Frame 1 (no input): blank canvas, image omitted
Frame 60 (the mouse pressed at the canvas centre just before this capture): blank canvas, image omitted
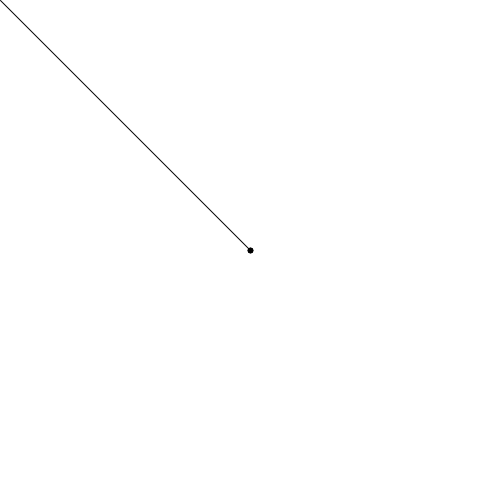
Frame 120 (the mouse held since frame 60 and released just before this capture)

The Processing sketch whose frames 1 and 60 were blank and that drew this single picture after the mouse press (run headless with seeded random() and noise(); from frame 60 on, the mouse is pressed at the canvas centre):

// Processing sketch: processing_75887
// ── processing_75887.pde


 int i= 0;
void setup () {
  size(500, 500);
  
  background(255);
} 
void draw() {
  
  
  if (mousePressed==true) {
    line(mouseX, mouseY, pmouseX, pmouseY);
 
    strokeWeight(random(i));
    i= 6;
  }
 
 
  {
   
    if (keyPressed) {
      if (key == 'l') {
        ellipse(mouseX, mouseY, pmouseX, pmouseY);
        fill( random(255), random(255), random(255), random(255));
         noStroke();
      }
 
      if (keyPressed) {
        if (key=='e') {
          rect(mouseX, mouseY, 30, 30);
          fill(random(255), random(255), random(255), random(255));
           noStroke();
        }
      }
 
      if (keyPressed) {
        {
          if (key=='n') {
            triangle(mouseX, mouseY, pmouseX,pmouseY, mouseX+10, mouseY+10);
            fill(random(255), random(255), random(255), random(255));
             noStroke();
          }
        }
      }else{
 {if(mouseX>460 && mouseX< 500 && mouseY>460 && mouseY< 500 && mousePressed){
  background(256);
      

      } 
      }
      }
      }
     

  }
}
